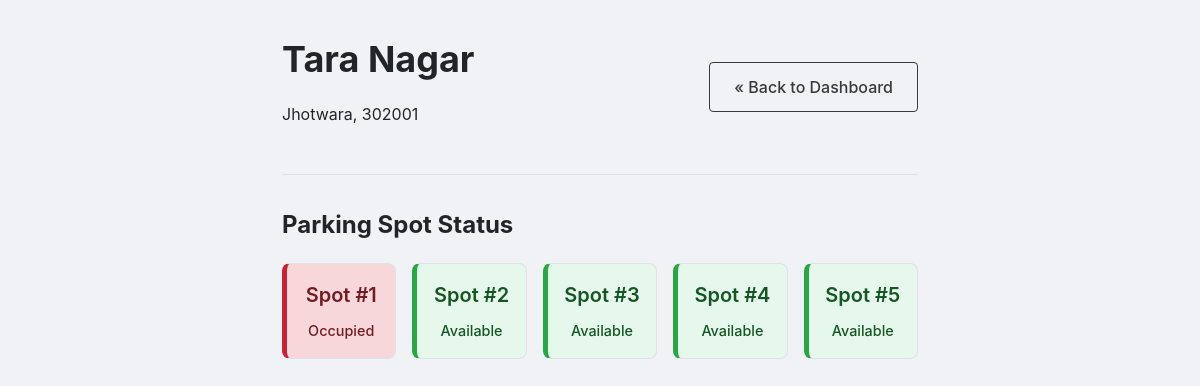
The page /admin/lot/3 (signed in) on the database as committed earlier.
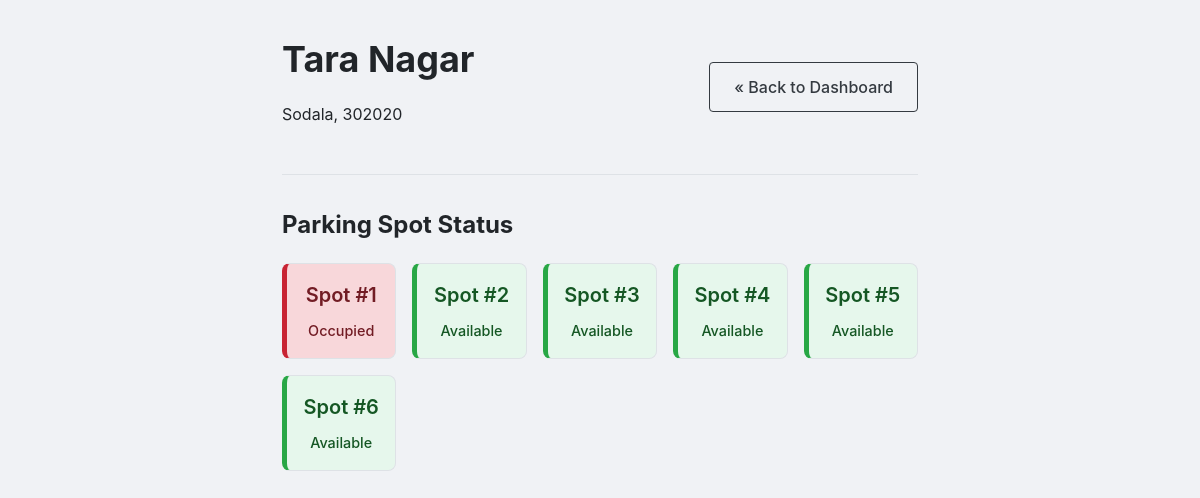
The same page on the database as committed later.
### models/database.py (models this page shows)
class ParkingLot(db.Model):
    __tablename__ = 'parking_lot'
    id = db.Column(db.Integer, primary_key=True)
    name = db.Column(db.String(50), nullable=False)
    address = db.Column(db.String(100), nullable=False)
    pincode = db.Column(db.String(10), nullable=False)
    capacity = db.Column(db.Integer, nullable=False)
    price_per_hour = db.Column(db.Float, nullable=False)
    spots = db.relationship('ParkingSpot', backref='lot', lazy=True, cascade="all, delete-orphan")

class ParkingSpot(db.Model):
    __tablename__ = 'parking_spot'
    id = db.Column(db.Integer, primary_key=True)
    lot_id = db.Column(db.Integer, db.ForeignKey('parking_lot.id'), nullable=False)
    spot_number = db.Column(db.Integer, nullable=False)
    status = db.Column(db.String(1), default='A', nullable=False) # 'A' for Available, 'O' for Occupied, 'R' for Reserved
    reservation = db.relationship('Reservation', backref='spot', uselist=False, cascade="all, delete-orphan")

### routes/admin_routes.py (the view)
@admin_bp.route('/admin/lot/<int:lot_id>')
def lot_details(lot_id):
    if not session.get('is_admin'):
        flash('You must be an admin to view this page.', 'danger')
        return redirect(url_for('auth.login'))
    lot = ParkingLot.query.get_or_404(lot_id)
    return render_template('admin/lot_details.html', lot=lot)

### templates/admin/lot_details.html
{% extends "layout.html" %}
{% block content %}
<div class="dashboard-container">
    <div class="dashboard-header">
        <div>
            <h1>{{ lot.name }}</h1>
            <p class="lot-meta">{{ lot.address }}, {{ lot.pincode }}</p>
        </div>
        <a href="{{ url_for('admin.admin_dashboard') }}" class="btn btn-outline">&laquo; Back to Dashboard</a>
    </div>
    <hr>
    <h2>Parking Spot Status</h2>
    <div class="spot-grid">
        {% for spot in lot.spots %}
            <div class="spot-card status-{{ spot.status }}">
                <span class="spot-number">Spot #{{ spot.spot_number }}</span>
                <span class="spot-status">
                    {% if spot.status == 'A' %}
                        Available
                    {% elif spot.status == 'O' %}
                        Occupied
                    {% else %}
                        Reserved
                    {% endif %}
                </span>
            </div>
        {% endfor %}
    </div>
</div>
{% endblock %}

### templates/layout.html (shortened to what this page needs)
<!DOCTYPE html>
<html lang="en">
<head>
    <link rel="stylesheet" href="{{ url_for('static', filename='style.css') }}">
</head>
<body>
    <div class="main-container">
        {% block content %}{% endblock %}
    </div>
</body>
</html>

### Static/style.css (style rules this page uses)
html { box-sizing: border-box; }
*, *:before, *:after { box-sizing: inherit; }
body { margin: 0; font-family: -apple-system, BlinkMacSystemFont, "Segoe UI", Roboto, "Helvetica Neue", Arial, sans-serif; background-color: #f0f2f5; color: #212529; line-height: 1.5; }
.main-container { max-width: 700px; margin: 0 auto; padding: 2rem; }
.btn { display: inline-block; font-weight: 500; text-align: center; cursor: pointer; border: 1px solid transparent; padding: 0.75rem 1.5rem; font-size: 1rem; border-radius: 0.25rem; text-decoration: none; transition: all 0.2s ease-in-out; }
.btn-outline { color: #343a40; border-color: #343a40; background-color: transparent; }
.dashboard-container { max-width: 900px; }
.dashboard-header { display: flex; justify-content: space-between; align-items: center; margin-bottom: 1rem; }
.dashboard-header h1 { margin: 0; font-size: 2.25rem; }
hr { margin: 2rem 0; border: 0; border-top: 1px solid #dee2e6; }
.spot-grid { display: grid; grid-template-columns: repeat(auto-fill, minmax(100px, 1fr)); gap: 1rem; }
.spot-card { border: 1px solid #dee2e6; border-radius: 0.5rem; padding: 1rem; text-align: center; font-weight: 500; }
.spot-card .spot-number { display: block; font-size: 1.25rem; font-weight: 600; margin-bottom: 0.5rem; }
.spot-card .spot-status { font-size: 0.9rem; }
.spot-card.status-A { background-color: #e6f7ec; border-left: 5px solid #28a745; color: #155724; }
.spot-card.status-O { background-color: #f8d7da; border-left: 5px solid #c82333; color: #721c24; }

Rows that differ between the two databases and show on the page:
changed ParkingLot "Tara Nagar": address "Jhotwara" → "Sodala"; pincode "302001" → "302020"
added ParkingSpot: spot_number "6", status "Available"
